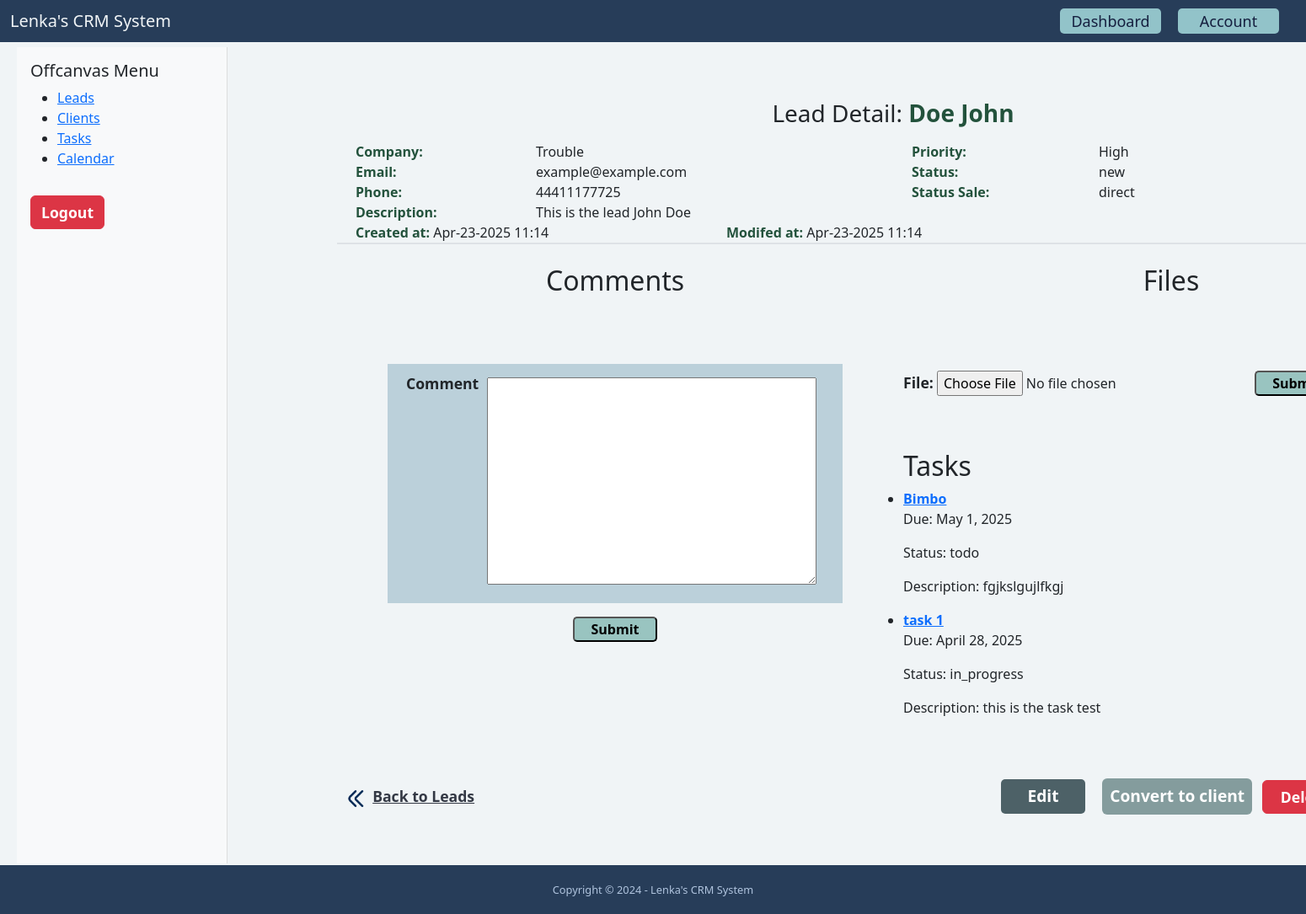
/dashboard/leads/9/ (signed in), run on an earlier commit of the app's database.
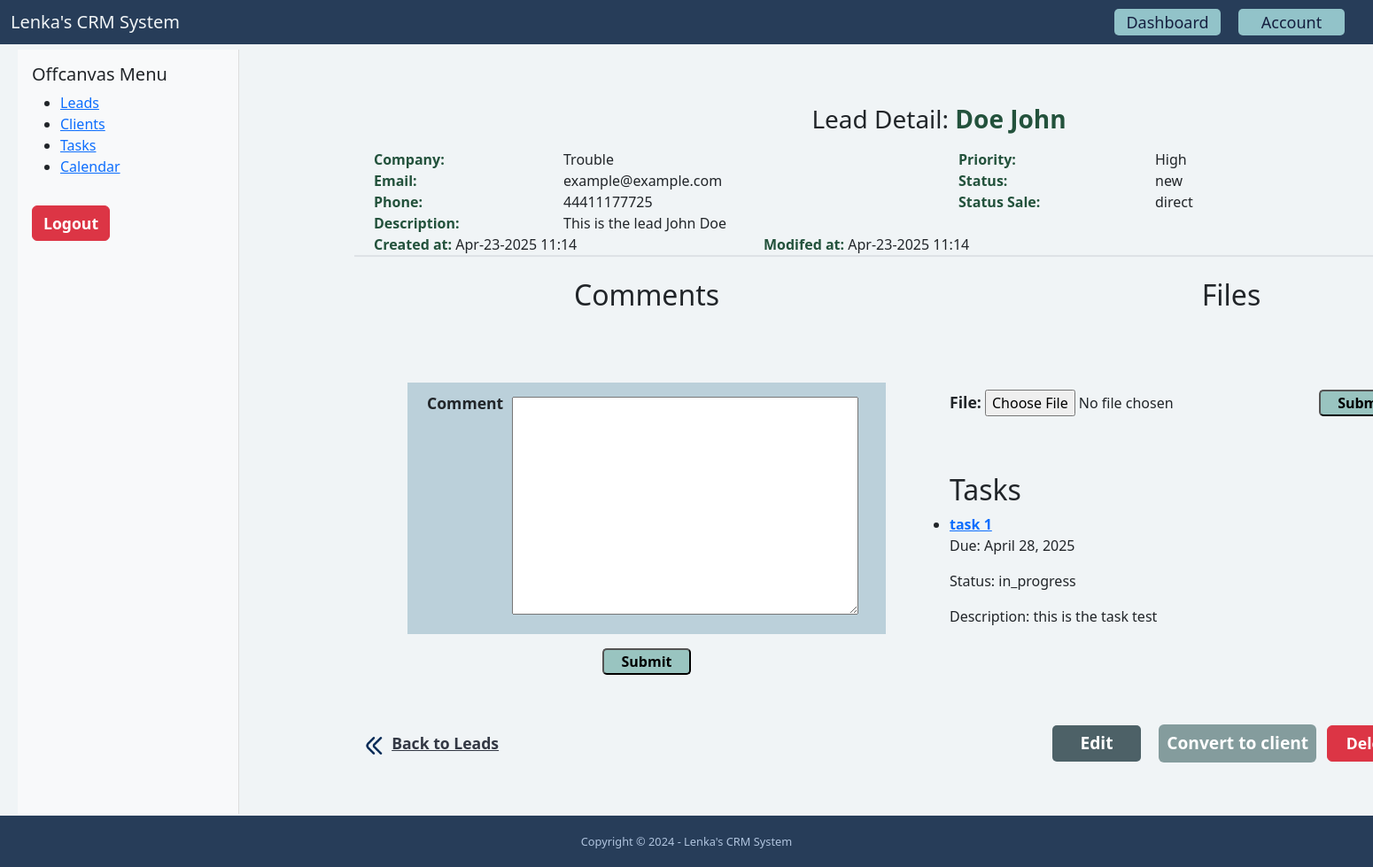
And on a later commit of the database.
### task/models.py (models this page shows, shortened)
class Task(models.Model):
    PRIORITY_CHOICES = (
        ('low', 'Low'),
        ('medium', 'Medium'),
        ('high', 'High'),
    )
    STATUS_CHOICES = (
        ('todo', 'To Do'),
        ('in_progress', 'In Progress'),
        ('completed', 'Completed'),
        ('canceled', 'Canceled'),
    )
    title = models.CharField(max_length=255)
    created_by = models.ForeignKey(User, related_name='tasks', on_delete=models.CASCADE)
    assigned_to = models.ForeignKey(User, related_name='assigned_tasks',
                                    on_delete=models.CASCADE,
                                    blank=True,
                                    null=True)
    lead = models.ForeignKey(Lead, related_name='tasks_lead', on_delete=models.CASCADE, null=True, blank=True)
    client = models.ForeignKey(Client, related_name='tasks_client', null=True, blank=True, on_delete=models.CASCADE)
    description = models.TextField(blank=True, null=True)
    priority = models.CharField(max_length=20, choices=PRIORITY_CHOICES, default='-')
    status = models.CharField(max_length=20, choices=STATUS_CHOICES, default='-')
    due_date = models.DateField(blank=True, null=True)
    created_at = models.DateTimeField(auto_now_add=True)
    updated_at = models.DateTimeField(auto_now=True)
    class Meta:
        ordering = ['-created_at']

### lead/views.py (the view)
# urls.py: path('<int:pk>/', LeadDetailView.as_view(), name='detail'),
class LeadDetailView(LoginRequiredMixin, DetailView):
    model = Lead
    def get_context_data(self, **kwargs):
        context = super().get_context_data(**kwargs)
        context['form'] = AddCommentForm()
        context['tasks'] = Task.objects.filter(lead_id=self.kwargs.get('pk'))
        context['fileform'] = AddFileForm()
        return context
    def get_queryset(self):
        queryset = super(LeadDetailView, self).get_queryset()
        return queryset.filter(created_by=self.request.user, pk=self.kwargs.get('pk'))

### lead/forms.py
class AddCommentForm(forms.ModelForm):
    class Meta:
        model = Comment
        fields = ('content',)

class AddFileForm(forms.ModelForm):
    class Meta:
        model = LeadFile
        fields = ('file',)

### lead/templates/lead/lead_detail.html (shortened to what the changed rows need)
{% extends 'base.html' %}
{% load static %}
{% block content %}
    {% block css %}
    	<link rel="stylesheet" href="{% static 'lead/css/lead.css' %}">
    {% endblock %}
	<div class="container content-lead">
        <div class="row justify-content-center border-top border-2">
            <div class="col-lg-6">
                <div class="row">
                    <div class="col-lg-12">
                        <div class="text-center">
                            <h2 class="pt-2 mt-3">Comments</h2>
                        </div>
                    </div>
                </div>
            </div>
            <div class="col-lg-6">
                <div class="row">
                    <div class="col-lg-12">
                        <div class="text-center">
                            <h2 class="pt-2 mt-3">Files</h2>
                        </div>
                    </div>
                </div>
                <div class="row my-3 py-2">
                    <h2>Tasks</h2>
                    <ul>
                        {% for task in tasks %}
                            <li>
                                <a href="{% url 'task:task_detail' task.pk %}"><strong>{{ task.title }}</strong></a>
                                <p>Due: {{ task.due_date }}</p>
                                <p>Status: {{ task.status }}</p>
                                <p>Description: {{ task.description }}</p>
                            </li>
                        {% empty %}
                            <p>No tasks found for this lead.</p>
                        {% endfor %}
                    </ul>
                </div>
            </div>
        </div>
	</div>
{% endblock %}

What changed in the data, as far as the page shows it:
removed Task: title "Bimbo", due_date "May 1, 2025", status "todo", description "fgjkslgujlfkgj"
